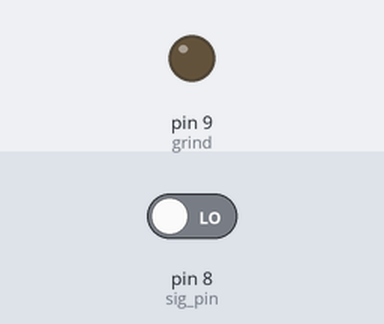
Recording of a sketch running on a simulated Arduino Uno, built with avr-gcc and run on an emulated ATmega328P. Parts: output pins drawn as LEDs (lit = HIGH). The test bench sets the inputs (shaded band); at power-on: pin 8 (sig_pin) LOW. What the sketch prints to the serial monitor is not drawn.

Above: at 1.2 s.
1.3 s: pin 8 (sig_pin) driven HIGH
At 3.1 s:
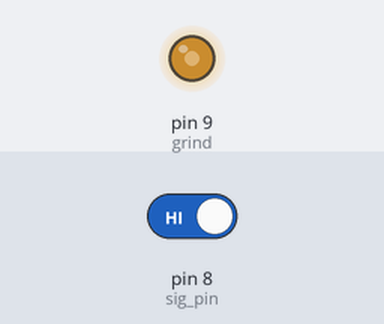
4.3 s: pin 8 (sig_pin) driven LOW
At 7.8 s:
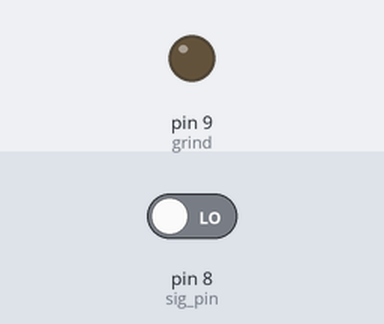
Timing chart, 0 to 9.3 s (numbered marks = the images above; inputs shaded):
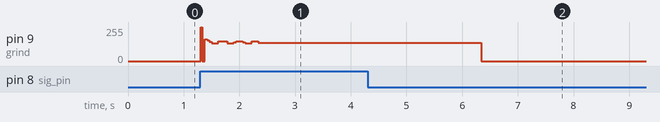

Measured:
- after the input at 4.3 s, pin 9 (grind): goes on until 6.3 s, then stays 0/255

The sketch:

bean_grinding.ino
```cpp
int sig_pin = 8; //signal to begin grinding process
int grind = 9; //powers motor to grind beans
int contact = 10; //reads if switch is opened/closed
long start_time;
long current_time;
//long grind_time = 143000;  // time for 17g
long grind_time = 5000;

bool complete = false; //triggers process to begin
bool dumped = false; //indicates when lever has dumped beans
bool set_timer = false;
bool sig = false;

void setup() {
  Serial.begin(9600);
  pinMode(sig_pin, INPUT);
  pinMode(grind, OUTPUT);
  pinMode(contact, INPUT);
  digitalWrite(grind, LOW);
//  start_time = millis();
}

void grinding(){
    current_time = millis();
    Serial.println(current_time - start_time);

    if (current_time-start_time < grind_time){
      digitalWrite(grind,HIGH);
      Serial.println("grinding");
    }
    if (current_time-start_time >= grind_time){
      digitalWrite(grind,LOW);
      complete = true;
      }
    }

void reset(){
  sig = false;
  set_timer = false;
  complete = false;
  }

void loop() {
  Serial.println(complete);
  if (digitalRead(sig_pin) == HIGH){
    sig = true;
    }
  if (sig == true && complete==false) {
    if (set_timer == false){
      // The first time that the signal pin is high, this code will run once
      // to record the current time, then it will not run again.
      start_time = millis();
      set_timer = true;
      }
    grinding();
  }
  if (complete==true){
    Serial.println("Ready to receive new HIGH");
    reset();
    }
  else {
    digitalWrite(grind,LOW);
    }
}
```
